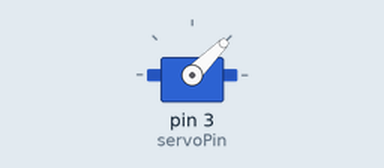
Recording of a sketch running on a simulated Arduino Uno, built with avr-gcc and run on an emulated ATmega328P. Shown: servo. Wiring (inferred from the names in the program): servo: signal pin 3. Servo pulses on a pin are drawn as a servo (544–2400 µs = 0–180°).

Above: at 0.05 s.
At 1.6 s:
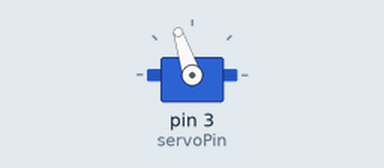
At 3.15 s:
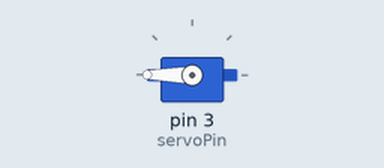
At 6.25 s:
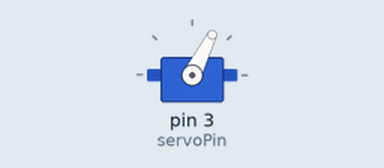
Timing chart, 0 to 8.7 s (numbered marks = the images above):
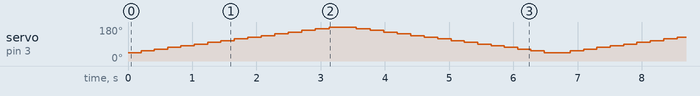

The sketch:

servo_basic.ino
```cpp
// 效果
// 舵机轮流摆动
//
// 接线说明
// 舵机 红线正极 黑线负极 黄线数据
// 正极 => 5V
// 负极 => GND
// 数据 => 3

int servoPin = 3;

void setup() {
  pinMode(servoPin, OUTPUT);
}

void setServoPosition(int pin, int pos) {
  for (int i = 0; i < 5; ++i) {
    digitalWrite(pin, HIGH);
    delayMicroseconds(pos);
    digitalWrite(pin, LOW);
    delay(20);
  }
}

void loop() {
  for (int pos = 1000; pos <= 2500; pos += 100) {
    setServoPosition(servoPin, pos);
    delay(100);
  }
  for (int pos = 2500; pos >= 1000; pos -= 100) {
    setServoPosition(servoPin, pos);
    delay(100);
  }
}
```
